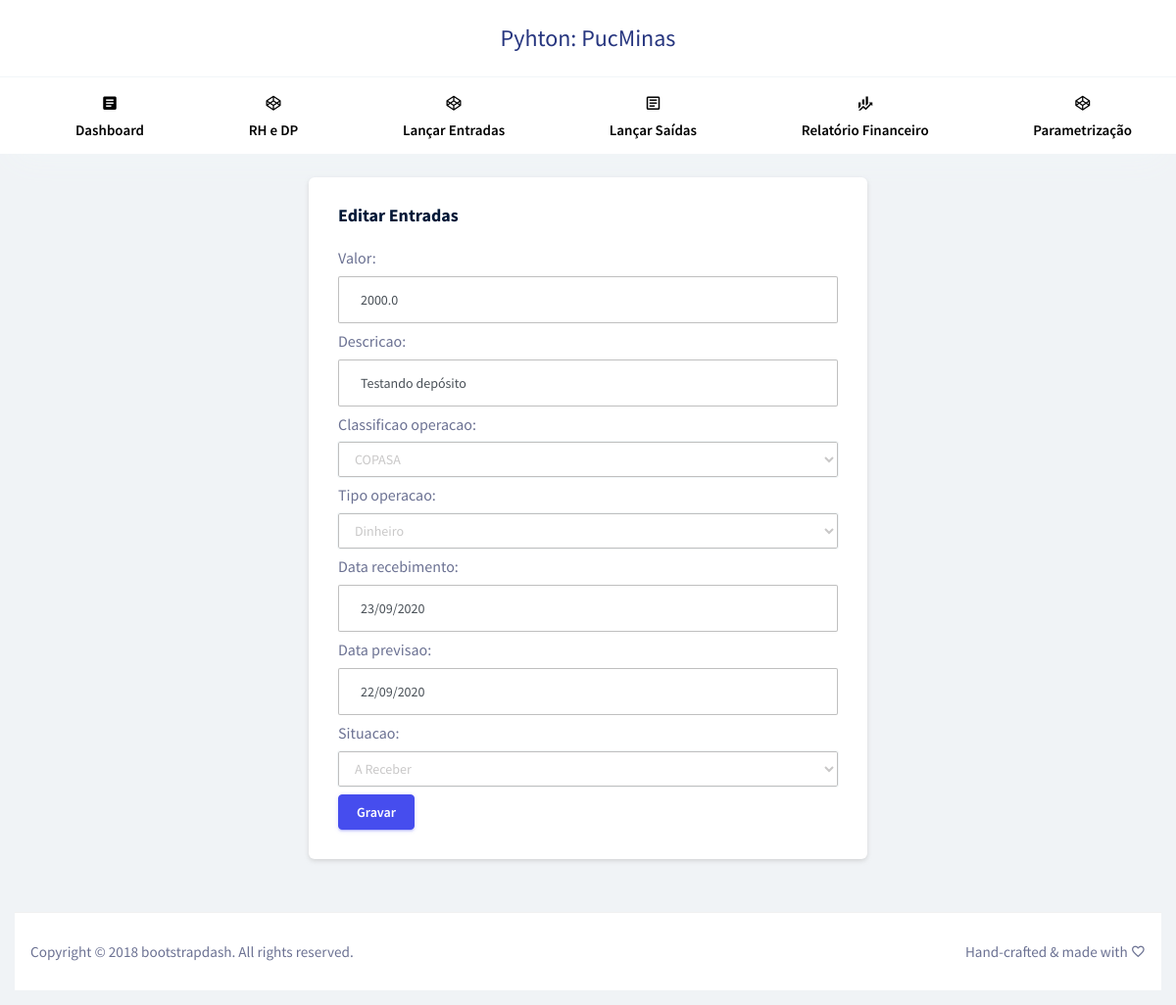
Before: /operacao-financeira/entrada/22/edit with the older database file.
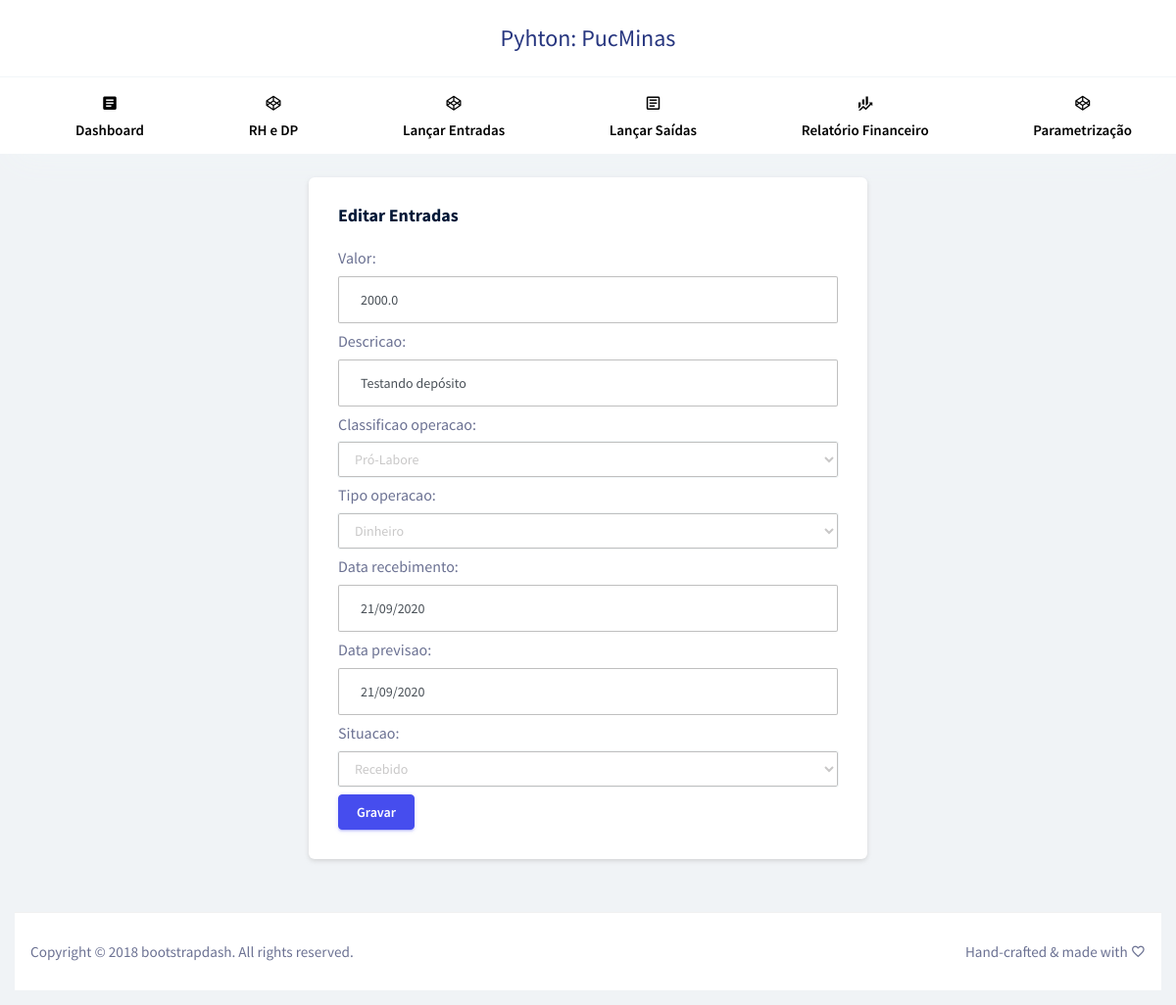
After: the same page with the newer database file.
### aplicacao/models/operacaoFinanceira.py (models this page shows, shortened)
class OperacaoFinanceira(models.Model):
    objects = InheritanceManager()
    valor = models.FloatField(null=False)
    descricao = models.CharField(max_length=30)
    classificao_operacao = models.ForeignKey(
		ClassificacaoOperacao,
		on_delete=models.RESTRICT,
		null=True)
    tipo_operacao = models.ForeignKey(
		TipoOperacao,
		on_delete=models.RESTRICT,
		null=True)

### aplicacao/views/operacao_financeira/view_operacaoFinanceiraEntrada.py (the view)
def edit(request, id):
    returnedObject = OperacaoFinanceiraEntrada.objects.filter(pk=id).values()[0]
    returnedObject['classificao_operacao'] = returnedObject.get('classificao_operacao_id')
    returnedObject['tipo_operacao'] = returnedObject.get('tipo_operacao_id')
    returnedObject['data_recebimento'] = returnedObject['data_recebimento'].strftime("%d/%m/%Y")
    returnedObject['data_previsao'] = returnedObject['data_previsao'].strftime("%d/%m/%Y")
    form = RawOperacaoFinanceiraEntradaForm(returnedObject)
    dados = {"returnedObject": returnedObject, "form": form}
    return render(request, "operacao-financeira/entrada/edit.html", dados)

### aplicacao/forms/rawOperacaoFinanceiraForm.py
class RawOperacaoFinanceiraEntradaForm(forms.Form):
    valor = forms.FloatField(widget=forms.TextInput(attrs={'class':'form-control currency', 'placeholder':'123.56'}))
    descricao = forms.CharField(widget=forms.TextInput(attrs={'class':'form-control'}))
    classificao_operacao = forms.ModelChoiceField(queryset=ClassificacaoOperacao.objects.all(), widget=forms.Select(attrs={'class':'form-control'}))
    tipo_operacao = forms.ModelChoiceField(queryset=TipoOperacao.objects.all(), widget=forms.Select(attrs={'class':'form-control'}))
    data_recebimento = forms.DateField(input_formats=['%d/%m/%Y'], widget=forms.TextInput(attrs={'class':'form-control', 'placeholder':'dd/mm/aaaa', 'data-mask':"00/00/0000"}), required=False)
    data_previsao = forms.DateField(input_formats=['%d/%m/%Y'], widget=forms.TextInput(attrs={'class':'form-control', 'placeholder':'dd/mm/aaaa', 'data-mask':"00/00/0000"}), required=False)
    situacao = forms.ChoiceField(
        choices=[
            ('1','Recebido'),
            ('2','A Receber'),
        ],
        widget=forms.Select(attrs={'class':'form-control'})
    )

### aplicacao/models/classificacaoOperacao.py (called while the page is built)
	def __str__(self):
		return f"{self.nome}"

### aplicacao/models/tipoOperacao.py (called while the page is built)
	def __str__(self):
		return f"{self.nome}"

### aplicacao/templates/operacao-financeira/entrada/edit.html (shortened to what this page needs)
{% extends 'layout/app.html' %}
{% block xpto %}
<div class="row justify-content-md-center">
	<div class="col-md-6 grid-margin stretch-card">
		<div class="card">
			<div class="card-body">
				<h4 class="card-title">Editar Entradas</h4>
				<form class="forms-sample" action="{% url 'operacao-financeira-entrada.update' returnedObject.id %}" method="post">
					{{ form.as_p }}
					<button type="submit" class="btn btn-primary mr-2">Gravar</button>
				</form>
			</div>
		</div>
	</div>
</div>
{% endblock %}

Changed rows visible on the page:
changed OperacaoFinanceira "Testando depósito": classificao_operacao "COPASA" → "Pró-Labore"
Other visible differences:
form field data_recebimento: "23/09/2020" → "21/09/2020"
form field data_previsao: "22/09/2020" → "21/09/2020"
form field situacao: "A Receber" → "Recebido"
